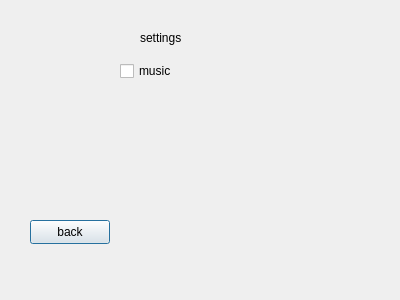
<?xml version="1.0" encoding="UTF-8"?>
<ui version="4.0">
 <class>settings</class>
 <widget class="QDialog" name="settings">
  <property name="geometry">
   <rect>
    <x>0</x>
    <y>0</y>
    <width>400</width>
    <height>300</height>
   </rect>
  </property>
  <property name="windowTitle">
   <string>Dialog</string>
  </property>
  <widget class="QLabel" name="label">
   <property name="geometry">
    <rect>
     <x>140</x>
     <y>30</y>
     <width>49</width>
     <height>16</height>
    </rect>
   </property>
   <property name="text">
    <string>settings</string>
   </property>
  </widget>
  <widget class="QCheckBox" name="checkBox">
   <property name="geometry">
    <rect>
     <x>120</x>
     <y>60</y>
     <width>78</width>
     <height>22</height>
    </rect>
   </property>
   <property name="text">
    <string>music</string>
   </property>
  </widget>
  <widget class="QPushButton" name="pushButton">
   <property name="geometry">
    <rect>
     <x>30</x>
     <y>220</y>
     <width>80</width>
     <height>24</height>
    </rect>
   </property>
   <property name="text">
    <string>back</string>
   </property>
  </widget>
 </widget>
 <resources/>
 <connections/>
</ui>
